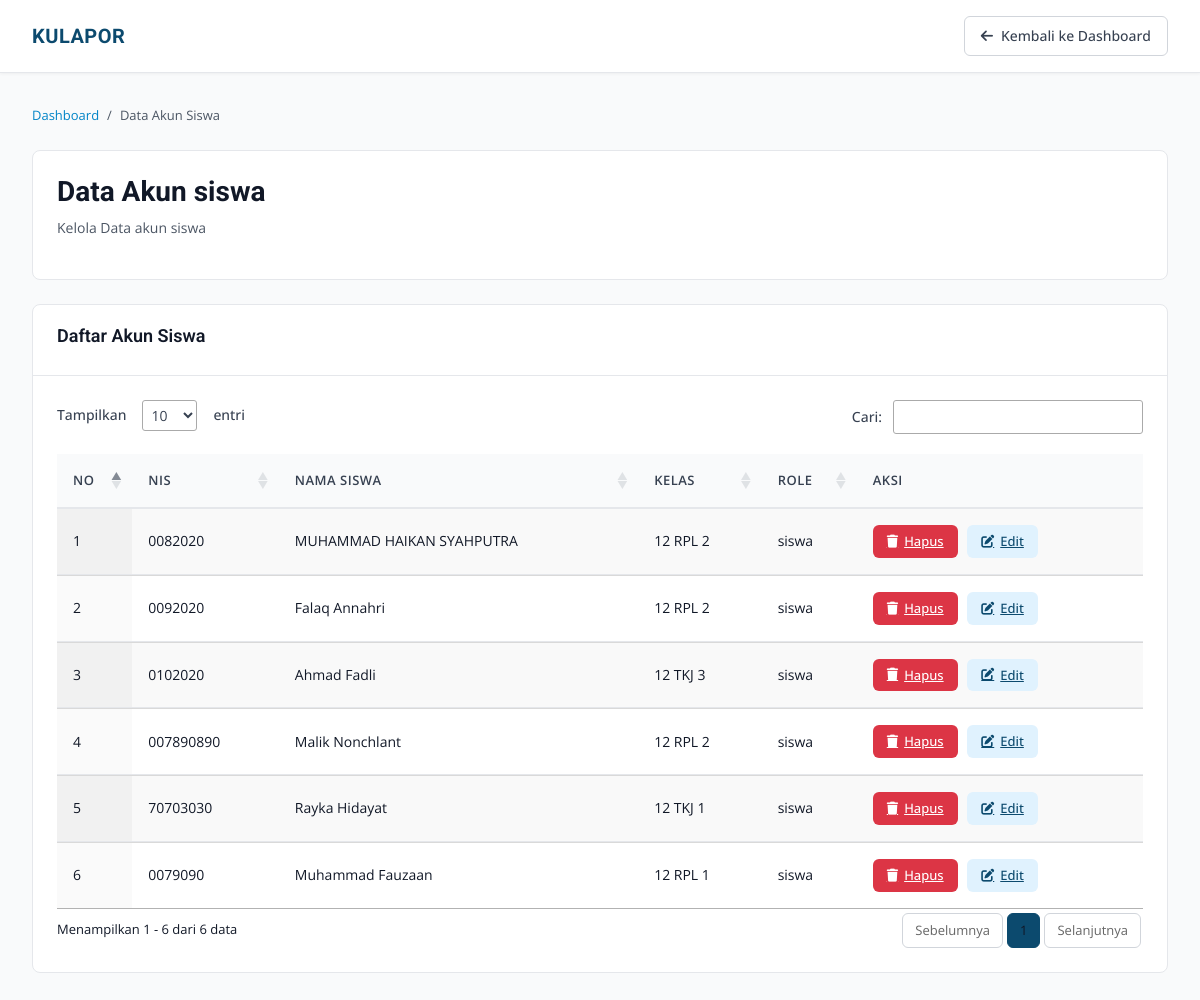
The app's page /views/admin/data_siswa.php (signed in) with its own data.
### tables this page shows
CREATE TABLE `user` (
  `id` int NOT NULL,
  `Username` varchar(100) NOT NULL,
  `password` varchar(100) NOT NULL,
  `role` enum('admin','siswa') NOT NULL DEFAULT 'siswa',
  `nis` varchar(100) DEFAULT NULL,
  `kelas` varchar(100) DEFAULT NULL
);

### views/admin/data_siswa.php (the view, shortened to what this page needs)
<?php
include '../../config/koneksi.php';
$no = 1;
$query = mysqli_query($koneksi, "SELECT * FROM user WHERE role='siswa'");
?>
<!DOCTYPE html>
<html lang="id">
<head>
    <link rel="stylesheet" href="https://cdnjs.cloudflare.com/ajax/libs/font-awesome/6.4.0/css/all.min.css">
    <link href="https://cdn.jsdelivr.net/npm/bootstrap@5.0.2/dist/css/bootstrap.min.css" rel="stylesheet">
    <link rel="stylesheet" href="https://cdn.datatables.net/1.13.8/css/jquery.dataTables.min.css">
</head>
<body>
    <header class="header">
        <div class="header-container">
            <a href="#" class="brand">
                <span class="brand-text">KULAPOR</span>
            </a>
            <a href="homepage.php" class="btn-back">
                <i class="fas fa-arrow-left"></i>
                Kembali ke Dashboard
            </a>
        </div>
    </header>
    <main class="main-wrapper">
        <ul class="breadcrumb-custom">
            <li><a href="index.php">Dashboard</a></li>
            <li>/</li>
            <li>Data Akun Siswa</li>
        </ul>
        <div class="page-header">
            <div class="page-title-section">
                <h1>Data Akun siswa</h1>
                <p class="page-subtitle">Kelola Data akun siswa</p>
            </div>
        </div>
        <div class="table-container">
            <div class="table-header">
                <h2 class="table-title">Daftar Akun Siswa </h2>
            </div>
            <div class="table-wrapper">
                <table id="datatable" class="display">
                    <thead>
                        <tr>
                            <th>No</th>
                            <th>NIS</th>
                            <th>Nama siswa</th>
                            <th>Kelas</th>
                            <th>Role</th>
                            <th>Aksi</th>
                        </tr>
                    </thead>
                    <tbody>
                        <?php
                        while ($data = mysqli_fetch_assoc($query)) {
                        ?>
                            <tr>
                                <td><?= $no++; ?></td>
                                <td><?= $data['nis']; ?></td>
                                <td><?= $data['Username']; ?></td>
                                <td><?= $data['kelas']; ?></td>
                                <td><?= $data['role']; ?></td>
                                <td>
                                    <a href="?hapus=<?= $data['nis']; ?>" class="btn-action btn-danger"
                                        onclick="return confirm('Yakin hapus data?')">
                                        <i class="fas fa-trash"></i> Hapus
                                    </a>
                                    <a href="edit_data_siswa.php?id=<?= $data['id']; ?>" class="btn-action btn-detail">
                                        <i class="fas fa-edit"></i> Edit
                                    </a>
                                </td>
                            </tr>
                        <?php } ?>
                    </tbody>
                </table>
            </div>
        </div>
    </main>
</body>
</html>

### views/admin/data_siswa.php (style rules this page uses)
:root { --primary-blue: #0C4A6E; --secondary-blue: #0284C7; --accent-blue: #0EA5E9; --light-blue: #E0F2FE; --white: #FFFFFF; --gray-50: #F9FAFB; --gray-100: #F3F4F6; --gray-200: #E5E7EB; --gray-300: #D1D5DB; --gray-600: #4B5563; --gray-700: #374151; --gray-900: #111827; --success: #059669; --warning: #D97706; --danger: #DC2626; }
* { margin: 0; padding: 0; box-sizing: border-box; }
body { font-family: 'Open Sans', -apple-system, BlinkMacSystemFont, 'Segoe UI', sans-serif; background: var(--gray-50); color: var(--gray-900); line-height: 1.6; }
.header { background: var(--white); border-bottom: 1px solid var(--gray-200); padding: 0; position: sticky; top: 0; z-index: 100; box-shadow: 0 1px 3px rgba(0, 0, 0, 0.05); }
.header-container { max-width: 1400px; margin: 0 auto; padding: 16px 32px; display: flex; align-items: center; justify-content: space-between; }
.brand { display: flex; align-items: center; gap: 12px; text-decoration: none; }
.brand-text { font-family: 'Roboto', sans-serif; font-size: 20px; font-weight: 700; color: var(--primary-blue); letter-spacing: 0.5px; }
.btn-back { display: inline-flex; align-items: center; gap: 8px; padding: 8px 16px; font-size: 14px; font-weight: 500; border: 1px solid var(--gray-300); border-radius: 6px; background: var(--white); color: var(--gray-700); text-decoration: none; }
.main-wrapper { max-width: 1400px; margin: 0 auto; padding: 32px; }
.breadcrumb-custom { display: flex; gap: 8px; font-size: 13px; color: var(--gray-600); margin-bottom: 24px; list-style: none; padding: 0; }
.breadcrumb-custom a { color: var(--secondary-blue); text-decoration: none; }
.page-header { background: var(--white); border: 1px solid var(--gray-200); border-radius: 8px; padding: 24px; margin-bottom: 24px; display: flex; justify-content: space-between; align-items: center; }
.page-title-section h1 { font-family: 'Roboto', sans-serif; font-size: 28px; font-weight: 700; color: var(--gray-900); margin-bottom: 8px; }
.page-subtitle { font-size: 14px; color: var(--gray-600); }
.table-container { background: var(--white); border: 1px solid var(--gray-200); border-radius: 8px; overflow: hidden; }
.table-header { padding: 20px 24px; border-bottom: 1px solid var(--gray-200); display: flex; justify-content: space-between; align-items: center; }
.table-title { font-family: 'Roboto', sans-serif; font-size: 18px; font-weight: 600; color: var(--gray-900); }
.table-wrapper { padding: 24px; }
#datatable { width: 100% !important; border-collapse: separate; border-spacing: 0; }
#datatable thead th { background: var(--gray-50); color: var(--gray-700); font-weight: 600; font-size: 13px; text-transform: uppercase; letter-spacing: 0.5px; padding: 16px; border-bottom: 2px solid var(--gray-200); white-space: nowrap; }
#datatable tbody td { padding: 16px; font-size: 14px; color: var(--gray-900); border-bottom: 1px solid var(--gray-200); vertical-align: middle; }
#datatable tbody tr:last-child td { border-bottom: none; }
.btn-action { padding: 6px 14px; font-size: 13px; font-weight: 500; border: none; border-radius: 6px; cursor: pointer; display: inline-flex; align-items: center; gap: 6px; margin-right: 6px; }
.btn-detail { background: var(--light-blue); color: var(--primary-blue); }

### records on screen
user: nis "0082020", Username "MUHAMMAD HAIKAN SYAHPUTRA", kelas "12 RPL 2", role "siswa"
user: nis "0092020", Username "Falaq Annahri", kelas "12 RPL 2", role "siswa"
user: nis "0102020", Username "Ahmad Fadli", kelas "12 TKJ 3", role "siswa"
user: nis "007890890", Username "Malik Nonchlant", kelas "12 RPL 2", role "siswa"
user: nis "70703030", Username "Rayka Hidayat", kelas "12 TKJ 1", role "siswa"
user: nis "0079090", Username "Muhammad Fauzaan", kelas "12 RPL 1", role "siswa"
